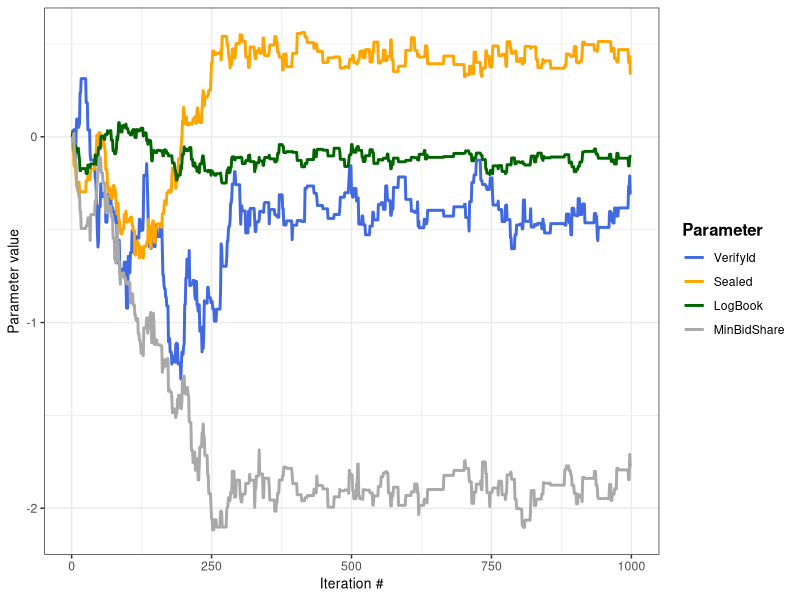
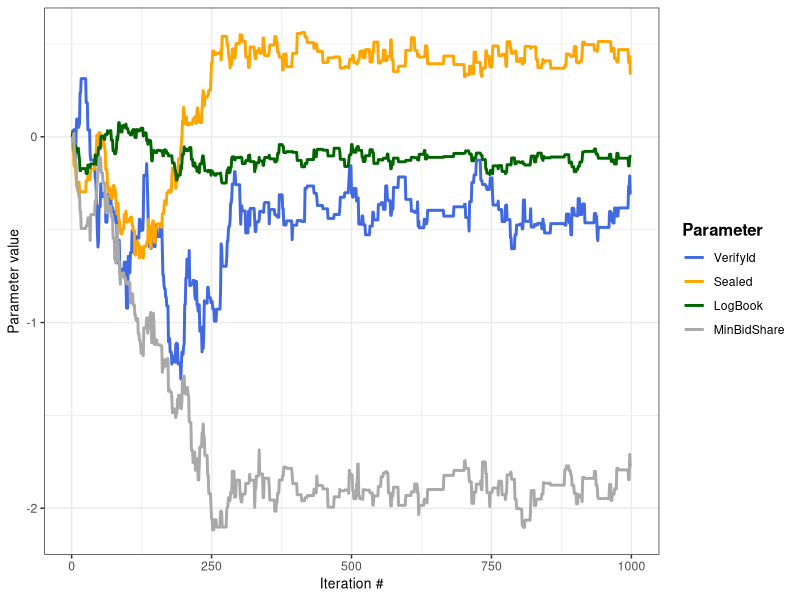

R code for these plots, in order:

# Metropolis Random Walk for Poisson regression

library(ggplot2)
library(mvtnorm)

data <- read.table("eBayNumberOfBidderData.dat", header = TRUE)
names(data)[1] <- "target"
X <- as.matrix(data[, -1])
y <- as.matrix(data[, 1])

# Bayesian analysis of the Poisson regression

# Prior: beta ~ N(0, 100*inv((t(X)*X))), where X is the n x p covariate matrix

Sigma <- 100 * solve(t(X) %*% X)
mean = rep(0, 9)
betas_init = rep(0, 9)

# Posterior is assumed multivariate normal: N(beta_mode, inv(J_x(beta_mode))))

# LogPosterior:
logPost <- function(betas, mean, Sigma, X, y){
  logPrior <- dmvnorm(x = betas, mean = mean, sigma = Sigma, log = TRUE)
  # unknown parameters in regression are betas. 
  # This is why we write prior for them
  linPred <- X %*% betas
  logLik <- sum(linPred * y - exp(linPred)) #LogLikelihood for the Poisson Model
  return(logPrior + logLik)
}

mode_optim <- optim(betas_init, logPost, gr=NULL, mean, Sigma, X, y, 
                    method=c("BFGS"), control=list(fnscale=-1), hessian=TRUE)

# Name the coefficient by covariates
names(mode_optim$par) <- names(as.data.frame(X))

# Compute approximate standard deviations.
approxPostStd <- sqrt(diag(-solve(mode_optim$hessian))) 
# Name the coefficient by covariates
names(approxPostStd) <- names(as.data.frame(X))

post_mean = mode_optim$par
print('The posterior mode is')
print(post_mean)
print('The approximate posterior standard deviation is')
print(approxPostStd)
post_cov_mat <- -solve(mode_optim$hessian)
print('The posterior covariance matrix is')
print(post_cov_mat)

N <- 1000
random_walk_metropolis <- function(logPost, c = 1){
  theta <- matrix(NA, ncol = 9, nrow = N)
  theta[1, ] <- rep(0, 9)
  accept_rate <- 1
  for (i in 2:N){
    proposed <- as.vector(rmvnorm(1, mean = theta[i-1, ], sigma=c*post_cov_mat))
    post_prev <-logPost(betas = theta[i-1, ], mean, Sigma, X, y)
    post_new <- logPost(betas = proposed, mean, Sigma, X, y)
    accept_pr <- min(1, exp(post_new - post_prev))
    u <- runif(1)
    if (u <= accept_pr){
      theta[i, ] <- proposed
      accept_rate <- accept_rate + 1
    }
    else{
      theta[i, ] <- theta[i-1, ]
    }
  }
  print("Acceptance rate is")
  print(accept_rate/N)
  return(theta)
}

theta <- random_walk_metropolis(logPost)

df_plot <- data.frame(x = 1:N, VerifyId = theta[, 3], Sealed = theta[, 4], 
                      Logbook = theta[, 8], MinBidShare = theta[, 9])

plot <- ggplot(df_plot, aes(x = x)) + 
  theme_bw() + labs(title = NULL) +
  geom_line(aes(y = VerifyId, color = "1"), size = 1) +
  geom_line(aes(y = Sealed, color = "2"), size = 1) +
  geom_line(aes(y = Logbook, color = "3"), size = 1) +
  geom_line(aes(y = MinBidShare, color = "4"), size = 1) +
  xlab("Iteration #") + ylab("Parameter value") + 
  scale_color_manual(values = c("royalblue", "orange", "darkgreen", "darkgray"),
                     labels = c("VerifyId", "Sealed", "LogBook", "MinBidShare"),
                     name = "Parameter") +
  theme(title = element_text(size = 12, face = 'bold'),
        axis.title = element_text(size = 10, face = "plain"))

print(plot)

ggsave('mcmc.svg', width = 8, height = 6)
